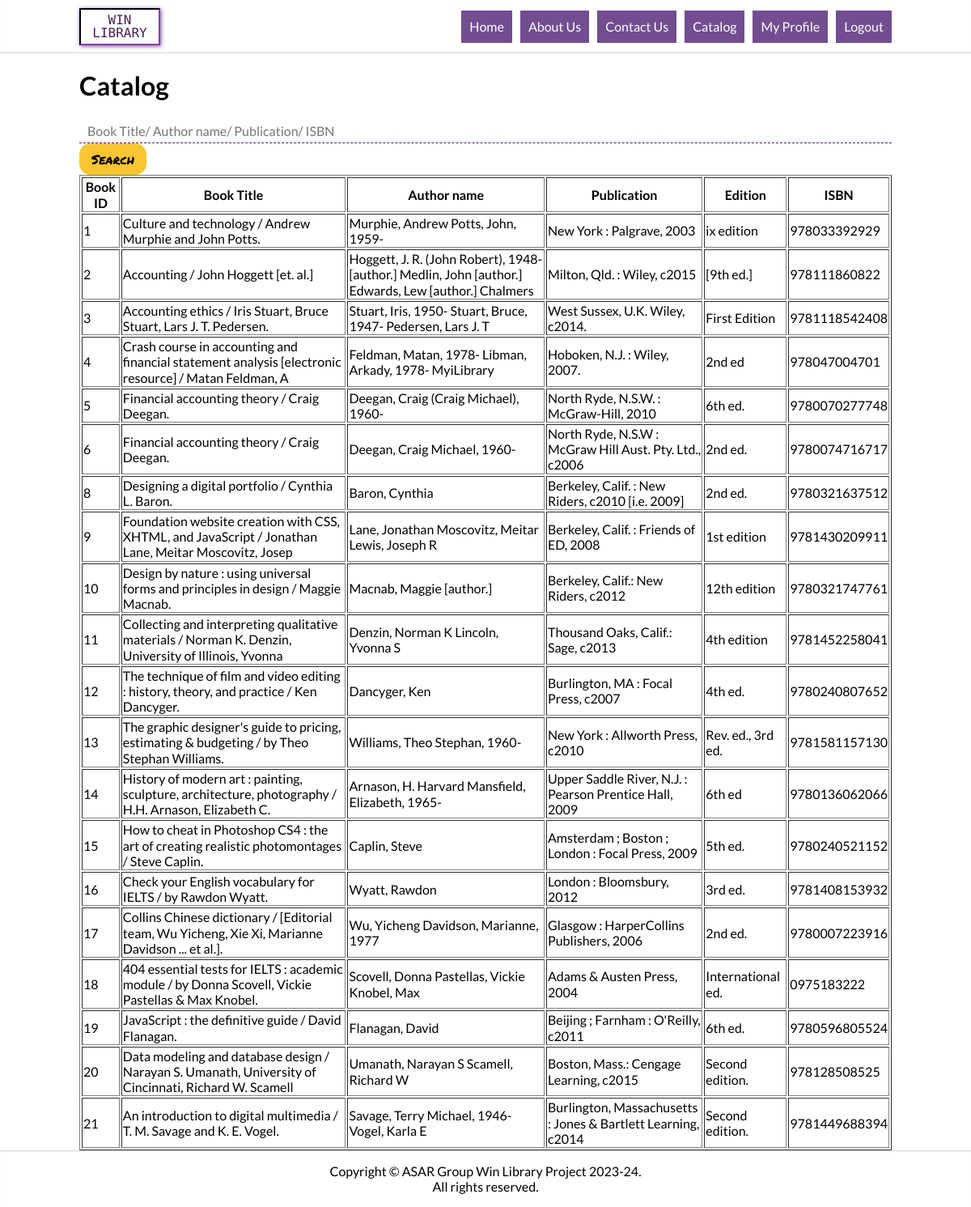
The page /catalog.php (signed in) on the database its author committed.
### tables this page shows
CREATE TABLE IF NOT EXISTS `library` (
  `bookID` int NOT NULL AUTO_INCREMENT,
  `Title` varchar(100) NOT NULL,
  `Author name` varchar(100) NOT NULL,
  `Publication` varchar(100) NOT NULL,
  `Edition` varchar(100) NOT NULL,
  `ISBN` varchar(13) NOT NULL,
  `stock` int DEFAULT NULL,
  `availability` varchar(3) DEFAULT NULL,
  PRIMARY KEY (`bookID`)
);

### include/fn/validation.php (called while the page is built, shortened)
<?php
    function displayCatalog($conn, $tblName) {
        $sql = "SELECT * from $tblName;";
        $result = mysqli_query($conn, $sql) or die("Query failed".mysqli_query_error());
        return $result;
    }

### catalog.php (the view, shortened to what this page needs)
<!DOCTYPE html>
<html>
<head>
	<?php require_once 'include/head-block.php' ?>
</head>
<body>
	<div class="main-content">
		<div class="inner-main">
			<?php require_once 'include/header.php' ?>
			<div class="holder">
				<div class="text-wrap">
					<h1><span class="project-title">Catalog</span></h1>
				</div>
				<form class="search-form" action="include/db/search.inc.php">
					<div class="search-box">
						<input type="text" name="search" placeholder = "Book Title/ Author name/ Publication/ ISBN">
						<input type="submit" name="btnSearch" value="Search">
					</div>
				</form>
				<?php
				require_once "include/db/config.php";
				require_once "include/fn/validation.php";
				if (isset($_SESSION["id"])) {
					$tblName = "library";
					$result = displayCatalog($conn, $tblName);
					echo "<table border>
							<thead>
								<tr>
									<th>Book ID</th>
									<th>Book Title</th>
									<th>Author name</th>
									<th>Publication</th>
									<th>Edition</th>
									<th>ISBN</th>
								</tr>
							</thead>
					";
					if (isset($_SESSION["bookID"]) || isset($_SESSION["Title"]) || isset($_SESSION["Author name"]) || isset($_SESSION["Publication"]) || isset($_SESSION["Edition"]) || isset($_SESSION["ISBN"]) ) {
						echo "<tr>
							<td>" . $_SESSION["bookID"] . "</td>
							<td>" . $_SESSION["Title"] . "</td>
							<td>" . $_SESSION["Author name"] . "</td>
							<td>" . $_SESSION["Publication"] . "</td>
							<td>" . $_SESSION["Edition"] . "</td>
							<td>" . $_SESSION["ISBN"] . "</td>
						</tr>";
					}
					else {
						if (mysqli_num_rows($result) > 0) {
							while ($row = mysqli_fetch_assoc($result)) {
								echo "<tr>
										<td>" . $row["bookID"] . "</td>
										<td>" . $row["Title"] . "</td>
										<td>" . $row["Author name"] . "</td>
										<td>" . $row["Publication"] . "</td>
										<td>" . $row["Edition"] . "</td>
										<td>" . $row["ISBN"] . "</td>
									</tr>";
							}
						} else {
							echo "<tr><th colspan='6'>0 results</th></tr>";
						}
					}
					echo "</table>";
				}
				?>
		  	</div>
		</div>
	  <?php require_once 'include/footer.php' ?>
	</div>
</body>
</html>

### include/head-block.php (shortened to what this page needs)
<link rel="stylesheet" href="//cdn.jsdelivr.net/npm/slick-carousel@1.8.1/slick/slick.css">
<link rel="stylesheet" href="css/all.css">

### include/header.php (shortened to what this page needs)
<header id="header">
    <div class="holder d-flex">
        <div class="logo">
            <a href="index.php">WIN <br>Library</a>
        </div>
        <nav class="main-nav" id="main-nav">
            <ul class="primary-nav hidden" id="primary-nav">
                <li <?php echo isActive("index.php"); ?>><a href="index.php">Home</a></li>
                <li <?php echo isActive("aboutUs.php"); ?>><a href="aboutUs.php">About Us</a></li>
                <li <?php echo isActive("contactUs.php"); ?>><a href="contactUs.php">Contact Us</a></li>
                <?php
                    if (isset($_SESSION["id"])) {
                        echo '
                        <li isActive("catalog.php");>
                            <a href="catalog.php">Catalog</a>
                            <ul class="secondary-nav">
                                <li isActive("newArrivals.php");><a href="under-construction.php">New arrivals</a></li>
                                <li isActive("digitalResources.php");><a href="under-construction.php">Digital resources</a></li>
                            </ul>
                        </li>
                        <li isActive("profile.php");><a href="profile.inc.php">My Profile</a></li>
                        <li><a href="include/db/logout.inc.php">Logout</a></li>
                        ';
                    }
                    else {
                        echo '<li isActive("membership.php");><a href="membership.php">membership</a></li>';
                        echo '<li isActive("member-login.php");><a href="member-login.php">Log in</a></li>';
                    }
                ?>
            </ul>
        </nav>
  </div>
</header>
<?php
function isActive($pageName) {
    $currentURL = $_SERVER['PHP_SELF'];
    return '';
}
?>

### include/footer.php
<footer id="footer">
    <div class="holder align-center">
        <p>Copyright &copy; ASAR Group Win Library Project 2023-24. <br>All rights reserved.</p>
    </div>
</footer>

### css/all.css (style rules this page uses)
* { -webkit-box-sizing: border-box; box-sizing: border-box; }
html, body { height: 100%; }
body { margin: 0; min-width: 320px; min-height: 100vh; background: #fff; color: #000; font: 400 16px/1.2 "Lato", Arial, Helvetica, sans-serif; }
a { text-decoration: none; -webkit-transition: all 400ms ease-in-out; transition: all 400ms ease-in-out; color: #451f55; }
input[type=text], input[type=email], input[type=password], input[type=number] { border: none; border-bottom: 1px dashed #451f55; padding: 10px; font: 400 16px/20px "Lato", Arial, Helvetica, sans-serif; height: 30px; background: none; width: 100%; color: #451f55; outline: none; -webkit-transition: border 400ms ease-in-out; transition: border 400ms ease-in-out; }
input[type=button], button[type=button], input[type=submit], input[type=reset] { background: #f8c630; padding: 10px 15px; border-radius: 14px; font: 16px/1.2 "Permanent Marker", cursive; border: none; cursor: pointer; -webkit-transition: background 400ms ease-in-out; transition: background 400ms ease-in-out; }
.holder { max-width: 1024px; margin: 0 auto; padding: 0 10px; }
.d-flex { display: -webkit-box; display: -ms-flexbox; display: flex; -webkit-box-pack: justify; -ms-flex-pack: justify; justify-content: space-between; }
.align-center { text-align: center; }
.main-content { -webkit-transition: opacity 0.5s, -webkit-transform 0.5s; transition: opacity 0.5s, -webkit-transform 0.5s; transition: opacity 0.5s, transform 0.5s; transition: opacity 0.5s, transform 0.5s, -webkit-transform 0.5s; overflow: hidden; width: 100%; height: 100%; display: table; margin: 0 auto; }
#header { position: sticky; top: 0; left: 0; right: 0; background: #fff; -webkit-box-shadow: inset 0px -2px 4px -4px #000; box-shadow: inset 0px -2px 4px -4px #000; padding: 10px 0; z-index: 100; }
.logo { font: 16px/1 "Monoton", cursive; text-transform: uppercase; border: 2px inset #451f55; width: 100px; height: 46px; padding: 5px; -webkit-box-shadow: 1px 1px 5px #724e91; box-shadow: 1px 1px 5px #724e91; text-align: center; }
.main-nav { display: -webkit-box; display: -ms-flexbox; display: flex; -webkit-box-pack: justify; -ms-flex-pack: justify; justify-content: space-between; -webkit-box-align: center; -ms-flex-align: center; align-items: center; }
@media screen and (min-width: 1024px) { .main-nav { -webkit-box-flex: 1; -ms-flex: 1; flex: 1; -webkit-box-pack: end; -ms-flex-pack: end; justify-content: flex-end; } }
.primary-nav { margin: 0; list-style: none; position: absolute; top: 50px; left: 10px; background: #724e91; right: 10px; padding: 10px; -webkit-box-shadow: 0px 4px 8px rgba(0, 0, 0, 0.1); box-shadow: 0px 4px 8px rgba(0, 0, 0, 0.1); -webkit-transform: translateX(9999px); transform: translateX(9999px); -webkit-transition: -webkit-transform 400ms ease-in-out; transition: -webkit-transform 400ms ease-in-out; transition: transform 400ms ease-in-out; transition: transform 400ms ease-in-out, -webkit-transform 400ms ease-in-out; }
@media screen and (min-width: 1024px) { .primary-nav { position: static; -webkit-transform: translateX(0); transform: translateX(0); display: -webkit-box; display: -ms-flexbox; display: flex; margin: 0 -5px; background: none; -webkit-box-shadow: none; box-shadow: none; padding: 0; } }
.primary-nav > li { border-bottom: 1px solid #fff; text-transform: capitalize; position: relative; }
@media screen and (min-width: 1024px) { .primary-nav > li { border: none; margin: 0 5px; } }
.primary-nav > li > a { color: #fff; display: block; padding: 10px; background: #724e91; }
#footer { width: 100%; display: table-footer-group; height: 1%; -webkit-box-shadow: inset 0px 2px 4px -4px #000; box-shadow: inset 0px 2px 4px -4px #000; }

### rows shown on the page
library: bookID "1", Title "Culture and technology / Andrew Murphie and John Potts.", Author name "Murphie, Andrew Potts, John, 1959-", Publication "New York : Palgrave, 2003", Edition "ix edition", ISBN "978033392929"
library: bookID "2", Title "Accounting / John Hoggett [et. al.]", Author name "Hoggett, J. R. (John Robert), 1948- [author.] Medlin, John [author.] Edwards, Lew [author.] Chalmers", Publication "Milton, Qld. : Wiley, c2015", Edition "[9th ed.]", ISBN "978111860822"
library: bookID "3", Title "Accounting ethics / Iris Stuart, Bruce Stuart, Lars J. T. Pedersen.", Author name "Stuart, Iris, 1950- Stuart, Bruce, 1947- Pedersen, Lars J. T", Publication "West Sussex, U.K. Wiley, c2014.", Edition "First Edition", ISBN "9781118542408"
library: bookID "4", Title "Crash course in accounting and financial statement analysis [electronic resource] / Matan Feldman, A", Author name "Feldman, Matan, 1978- Libman, Arkady, 1978- MyiLibrary", Publication "Hoboken, N.J. : Wiley, 2007.", Edition "2nd ed", ISBN "978047004701"
library: bookID "5", Title "Financial accounting theory / Craig Deegan.", Author name "Deegan, Craig (Craig Michael), 1960-", Publication "North Ryde, N.S.W. : McGraw-Hill, 2010", Edition "6th ed.", ISBN "9780070277748"
library: bookID "6", Title "Financial accounting theory / Craig Deegan.", Author name "Deegan, Craig Michael, 1960-", Publication "North Ryde, N.S.W : McGraw Hill Aust. Pty. Ltd., c2006", Edition "2nd ed.", ISBN "9780074716717"
library: bookID "8", Title "Designing a digital portfolio / Cynthia L. Baron.", Author name "Baron, Cynthia", Publication "Berkeley, Calif. : New Riders, c2010 [i.e. 2009]", Edition "2nd ed.", ISBN "9780321637512"
library: bookID "9", Title "Foundation website creation with CSS, XHTML, and JavaScript / Jonathan Lane, Meitar Moscovitz, Josep", Author name "Lane, Jonathan Moscovitz, Meitar Lewis, Joseph R", Publication "Berkeley, Calif. : Friends of ED, 2008", Edition "1st edition", ISBN "9781430209911"
library: bookID "10", Title "Design by nature : using universal forms and principles in design / Maggie Macnab.", Author name "Macnab, Maggie [author.]", Publication "Berkeley, Calif.: New Riders, c2012", Edition "12th edition", ISBN "9780321747761"
library: bookID "11", Title "Collecting and interpreting qualitative materials / Norman K. Denzin, University of Illinois, Yvonna", Author name "Denzin, Norman K Lincoln, Yvonna S", Publication "Thousand Oaks, Calif.: Sage, c2013", Edition "4th edition", ISBN "9781452258041"
library: bookID "12", Title "The technique of film and video editing : history, theory, and practice / Ken Dancyger.", Author name "Dancyger, Ken", Publication "Burlington, MA : Focal Press, c2007", Edition "4th ed.", ISBN "9780240807652"
library: bookID "13", Title "The graphic designer's guide to pricing, estimating & budgeting / by Theo Stephan Williams.", Author name "Williams, Theo Stephan, 1960-", Publication "New York : Allworth Press, c2010", Edition "Rev. ed., 3rd ed.", ISBN "9781581157130"
library: bookID "14", Title "History of modern art : painting, sculpture, architecture, photography / H.H. Arnason, Elizabeth C.", Author name "Arnason, H. Harvard Mansfield, Elizabeth, 1965-", Publication "Upper Saddle River, N.J. : Pearson Prentice Hall, 2009", Edition "6th ed", ISBN "9780136062066"
library: bookID "15", Title "How to cheat in Photoshop CS4 : the art of creating realistic photomontages / Steve Caplin.", Author name "Caplin, Steve", Publication "Amsterdam ; Boston ; London : Focal Press, 2009", Edition "5th ed.", ISBN "9780240521152"
library: bookID "16", Title "Check your English vocabulary for IELTS / by Rawdon Wyatt.", Author name "Wyatt, Rawdon", Publication "London : Bloomsbury, 2012", Edition "3rd ed.", ISBN "9781408153932"
library: bookID "17", Title "Collins Chinese dictionary / [Editorial team, Wu Yicheng, Xie Xi, Marianne Davidson ... et al.].", Author name "Wu, Yicheng Davidson, Marianne, 1977", Publication "Glasgow : HarperCollins Publishers, 2006", Edition "2nd ed.", ISBN "9780007223916"
library: bookID "18", Title "404 essential tests for IELTS : academic module / by Donna Scovell, Vickie Pastellas & Max Knobel.", Author name "Scovell, Donna Pastellas, Vickie Knobel, Max", Publication "Adams & Austen Press, 2004", Edition "International ed.", ISBN "0975183222"
library: bookID "19", Title "JavaScript : the definitive guide / David Flanagan.", Author name "Flanagan, David", Publication "Beijing ; Farnham : O'Reilly, c2011", Edition "6th ed.", ISBN "9780596805524"
library: bookID "20", Title "Data modeling and database design / Narayan S. Umanath, University of Cincinnati, Richard W. Scamell", Author name "Umanath, Narayan S Scamell, Richard W", Publication "Boston, Mass.: Cengage Learning, c2015", Edition "Second edition.", ISBN "978128508525"
library: bookID "21", Title "An introduction to digital multimedia / T. M. Savage and K. E. Vogel.", Author name "Savage, Terry Michael, 1946- Vogel, Karla E", Publication "Burlington, Massachusetts : Jones & Bartlett Learning, c2014", Edition "Second edition.", ISBN "9781449688394"
